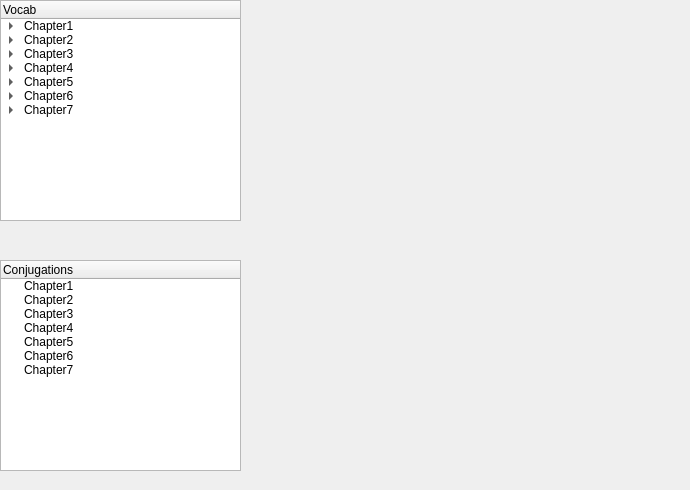
      <widget class="QWidget" name="Arabic">
       <attribute name="title">
        <string>Arabic</string>
       </attribute>
       <widget class="QTreeWidget" name="treeWidget_2">
        <property name="geometry">
         <rect>
          <x>0</x>
          <y>0</y>
          <width>241</width>
          <height>221</height>
         </rect>
        </property>
        <column>
         <property name="text">
          <string>Vocab</string>
         </property>
        </column>
        <item>
         <property name="text">
          <string>Chapter1</string>
         </property>
         <item>
          <property name="text">
           <string>Study</string>
          </property>
         </item>
         <item>
          <property name="text">
           <string>Practice</string>
          </property>
         </item>
        </item>
        <item>
         <property name="text">
          <string>Chapter2</string>
         </property>
         <item>
          <property name="text">
           <string>Study</string>
          </property>
         </item>
         <item>
          <property name="text">
           <string>Practice</string>
          </property>
         </item>
        </item>
        <item>
         <property name="text">
          <string>Chapter3</string>
         </property>
         <item>
          <property name="text">
           <string>Study</string>
          </property>
         </item>
         <item>
          <property name="text">
           <string>Practice</string>
          </property>
         </item>
        </item>
        <item>
         <property name="text">
          <string>Chapter4</string>
         </property>
         <item>
          <property name="text">
           <string>Study</string>
          </property>
         </item>
         <item>
          <property name="text">
           <string>Practice</string>
          </property>
         </item>
        </item>
        <item>
         <property name="text">
          <string>Chapter5</string>
         </property>
         <item>
          <property name="text">
           <string>Study</string>
          </property>
         </item>
         <item>
          <property name="text">
           <string>Practice</string>
          </property>
         </item>
        </item>
        <item>
         <property name="text">
          <string>Chapter6</string>
         </property>
         <item>
          <property name="text">
           <string>Study</string>
          </property>
         </item>
         <item>
          <property name="text">
           <string>Practice</string>
          </property>
         </item>
        </item>
        <item>
         <property name="text">
          <string>Chapter7</string>
         </property>
         <item>
          <property name="text">
           <string>Study</string>
          </property>
         </item>
         <item>
          <property name="text">
           <string>Practice</string>
          </property>
         </item>
        </item>
       </widget>
       <widget class="QTreeWidget" name="treeWidget_3">
        <property name="geometry">
         <rect>
          <x>0</x>
          <y>260</y>
          <width>241</width>
          <height>211</height>
         </rect>
        </property>
        <column>
         <property name="text">
          <string>Conjugations</string>
         </property>
        </column>
        <column>
         <property name="text">
          <string/>
         </property>
        </column>
        <item>
         <property name="text">
          <string>Chapter1</string>
         </property>
        </item>
        <item>
         <property name="text">
          <string>Chapter2</string>
         </property>
        </item>
        <item>
         <property name="text">
          <string>Chapter3</string>
         </property>
        </item>
        <item>
         <property name="text">
          <string>Chapter4</string>
         </property>
        </item>
        <item>
         <property name="text">
          <string>Chapter5</string>
         </property>
        </item>
        <item>
         <property name="text">
          <string>Chapter6</string>
         </property>
        </item>
        <item>
         <property name="text">
          <string>Chapter7</string>
         </property>
        </item>
       </widget>
       <widget class="QLabel" name="label_2">
        <property name="geometry">
         <rect>
          <x>0</x>
          <y>0</y>
          <width>681</width>
          <height>481</height>
         </rect>
        </property>
        <property name="text">
         <string/>
        </property>
        <property name="pixmap">
         <pixmap resource="BabelResources.qrc">:/arabic/quran.png</pixmap>
        </property>
        <property name="scaledContents">
         <bool>true</bool>
        </property>
       </widget>
       <zorder>label_2</zorder>
       <zorder>treeWidget_2</zorder>
       <zorder>treeWidget_3</zorder>
      </widget>
